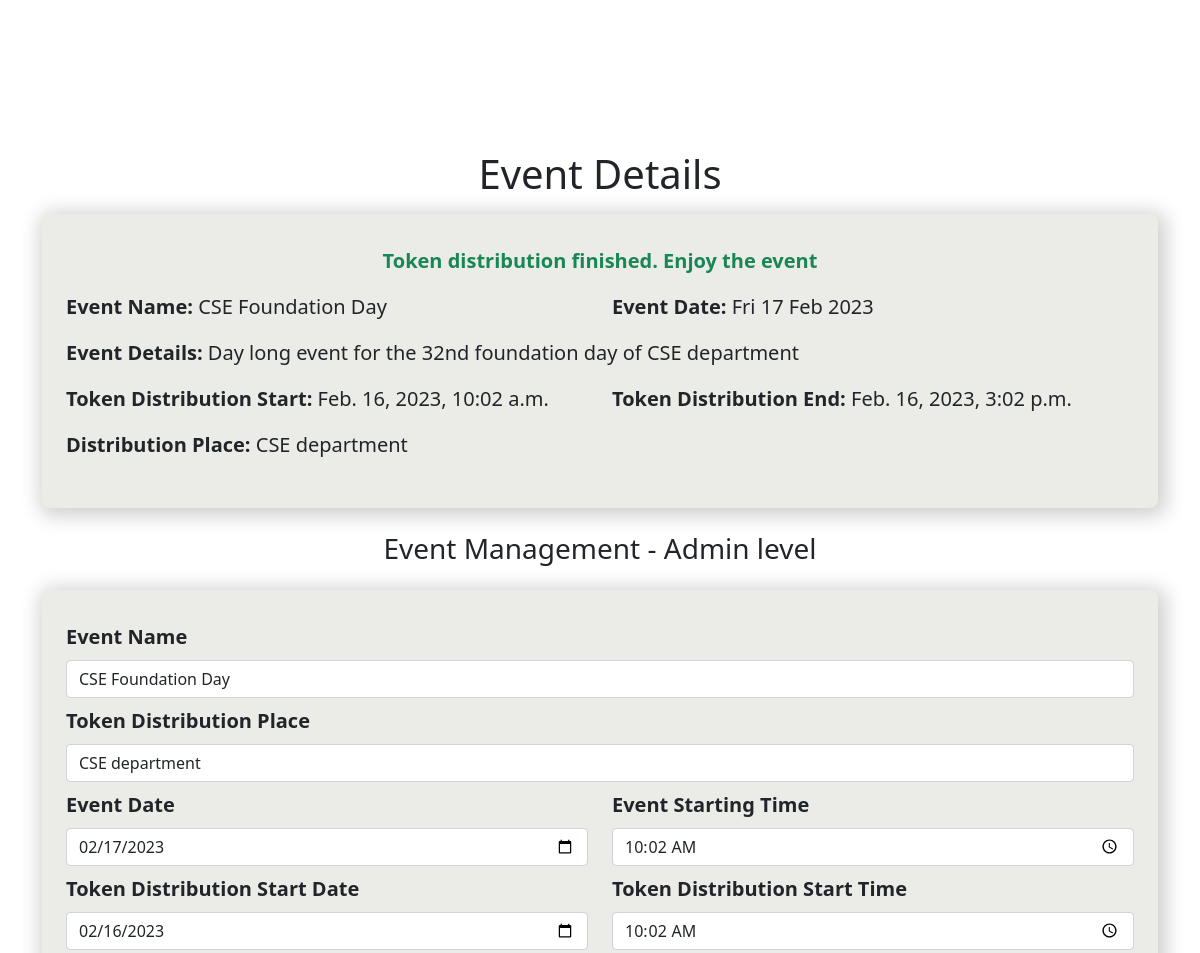
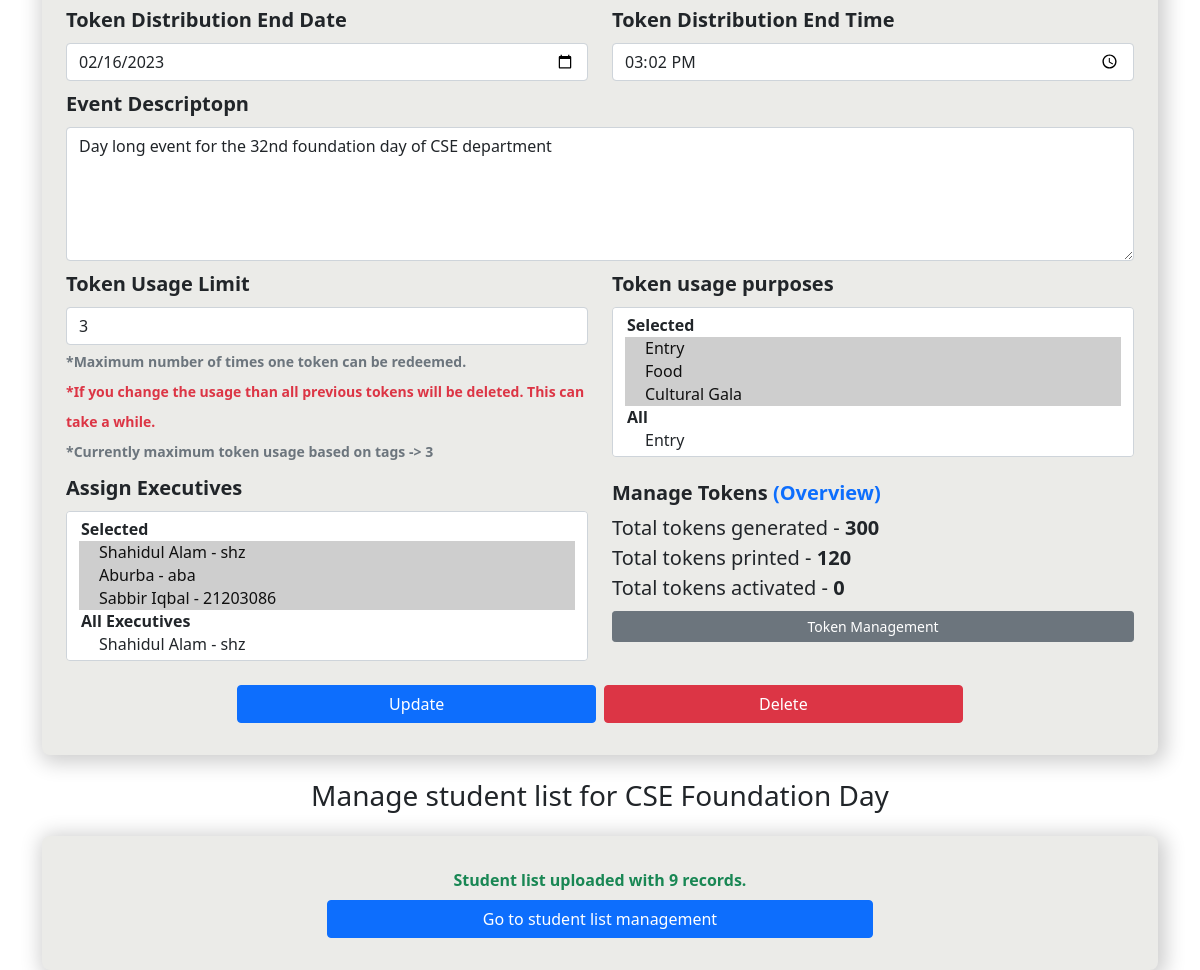
/event/1 (signed in), run on the app's committed database (2 pictures, top to bottom).
### tokens/models.py (models this page shows, shortened)
class Event(models.Model):
    name = models.CharField(_("Event"),max_length=50,null=True,blank=True)
    created_date = models.DateTimeField(default=now)
    event_date = models.DateTimeField(_("Event Date"),null=True,blank=True)
    token_dist_start = models.DateTimeField(_("Token Distribution Start"),null=True,blank=True)
    token_dist_end = models.DateTimeField(_("Token Distribution End"),null=True,blank=True)
    token_usage = models.IntegerField(_("Token Usage Limit"),default=0)
    tags = models.ManyToManyField(Tag,blank=True)
    distribution_place = models.CharField(_("Distribution"),max_length=100,null=True,blank=True)
    desc = models.TextField(_("Description"),null=True,blank=True)
    @property
    def get_tags(self):
        tags = self.tags.all()
        return tags
    @property
    def get_tokens(self):
        tokens = self.token_set.all()
        return tokens
    @property
    def get_printed_tokens(self):
        tokens = self.token_set.filter(is_printed=True)
        return tokens
    @property
    def get_activated_tokens(self):
        tokens = self.token_set.filter(is_activated=True)
        return tokens

### token_dist/views.py (the view, shortened to what this page needs)
# urls.py: path('event/<int:pk>',views.event, name="event_details"),
def event(request, pk):
    user = request.user
    event = Event.objects.get(id=pk)
    token_status = "Token distribution has not started yet. Stay Tuned"
    current_date = now()
    current_date = int(current_date.strftime('%Y%m%d%H%M'))
    end_event = event.event_date
    end_event = int(end_event.strftime('%Y%m%d%H%M'))
    if current_date > end_event:
        token_status = "Event Finished. Thanks for your co-operation"
    else:
        try:
            start_date = event.token_dist_start
            end_date = event.token_dist_end
            place = event.distribution_place
            start_date = int(start_date.strftime('%Y%m%d%H%M'))
            end_date = int(end_date.strftime('%Y%m%d%H%M'))
            if current_date >= start_date and current_date <= end_date:
                token_status = "Token distribution started. Collect the token from " + place
            elif current_date < start_date:
                pass
            elif current_date > end_date:
                token_status = "Token distribution finished. Enjoy the event"
        except:
            pass
    context = {
            "event": event,
            "token_status": token_status
        }
    if user.is_authenticated:
        if user.is_admin:
            tags = Tag.objects.all()
            users = User.objects.all().exclude(is_admin=True)
            epall = EventPermission.objects.filter(event=event)
            stu_list = StudentList.objects.filter(event = event).count()
            context["tags"] = tags
            context["users"] = users
            context["epall"] = epall
            context["stu_list"] = stu_list
            return render(request, "event_admin.html", context)
    else:
        return render(request, "event.html", context)

### templates/event_admin.html (shortened to what this page needs)
{% extends 'base.html' %}
{% load static %}
{% block body %}
<div class="main">
    <div class="container">
        <h1 class="title_header">Event Details</h1>
        <div class="main_body px-4">
            <div class="row text-lg-center">
                <p class="text-success fw-bold lead">{{token_status}}</p>
            </div>
            <div class="row">
                <div class="col-lg-6">
                    <p class="fw-bold lead">Event Name: <span class="lead fw-normal">{{event.name}}</span></p>
                </div>
                <div class="col-lg-6">
                    <p class="fw-bold lead">Event Date:
                        <span class="lead fw-normal">
                            {% if event.event_date is not null %}
                            {{event.event_date|date:"D d M Y"}}
                            {% else %}
                            TBD
                            {% endif %}
                        </span>
                    </p>
                </div>
            </div>
            <div class="row">
                <p class="fw-bold lead">Event Details:
                    <span class="lead fw-normal">
                        {% if event.desc is not null %}
                        {{event.desc}}
                        {% else %}
                        TBD
                        {% endif %}
                    </span>
                </p>
            </div>
            <div class="row">
                <div class="col-lg-6">
                    <p class="fw-bold lead">Token Distribution Start:
                        <span class="lead fw-normal">
                            {% if event.token_dist_start is not null %}
                            {{event.token_dist_start}}
                            {% else %}
                            TBD
                            {% endif %}
                        </span>
                    </p>
                </div>
                <div class="col-lg-6">
                    <p class="fw-bold lead">Token Distribution End:
                        <span class="lead fw-normal">
                        {% if event.token_dist_end is not null %}
                        {{event.token_dist_end}}
                        {% else %}
                        TBD
                        {% endif %}
                        </span>
                    </p>
                </div>
            </div>
            <div class="row">
                <p class="fw-bold lead">Distribution Place:
                    <span class="fw-normal lead">
                        {% if event.distribution_place is not null %}
                        {{event.distribution_place}}
                        {% else %}
                        TBD
                        {% endif %}
                    </span>
                </p>
            </div>
        </div>
        <h3 class="mt-4 text-center">Event Management - Admin level</h3>
        <div class="main_body mt-4 px-4">
            <form method="post" id="event_update_form" action="/event_update/" enctype='multipart/form-data'>
                <div class="row">
                    <div class="lead fw-normal">
                        <label for="name" class="form-label fw-bold">Event Name</label>
                        <input type="text" class="form-control" id="name" name="name" value="{{event.name}}">
                    </div>
                </div>
                <div class="row mt-2">
                    <div class="lead">
                        <label for="place" class="form-label fw-bold">Token Distribution Place</label>
                        <input type="text" class="form-control" id="place" name="place" value="{{event.distribution_place}}">
                    </div>
                </div>
                <div class="row mt-2">
                    <div class="col-md-6 lead">
                        <label for="date" class="form-label fw-bold">Event Date</label>
                        <input type="date" class="form-control" id="date" name="date" value="{{event.event_date|date:'Y-m-d'}}">
                    </div>
                    <div class="col-md-6 lead">
                        <label for="time" class="form-label fw-bold">Event Starting Time</label>
                        <input type="time" class="form-control" id="time" name="time" value="{{event.event_date|date:'H:m'}}">
                    </div>
                </div>
                <div class="row mt-2">
                    <div class="col-md-6 lead">
                        <label for="token_start_date" class="form-label fw-bold">Token Distribution Start Date</label>
                        <input type="date" class="form-control" id="token_start_date" name="token_start_date" value="{{event.token_dist_start|date:'Y-m-d'}}">
                    </div>
                    <div class="col-md-6 lead">
                        <label for="token_start_time" class="form-label fw-bold">Token Distribution Start Time</label>
                        <input type="time" class="form-control" id="token_start_time" name="token_start_time" value="{{event.token_dist_start|date:'H:m'}}">
                    </div>
                </div>
                <div class="row mt-2">
                    <div class="col-md-6 lead">
                        <label for="token_end_date" class="form-label fw-bold">Token Distribution End Date</label>
                        <input type="date" class="form-control" id="token_end_date" name="token_end_date" value="{{event.token_dist_end|date:'Y-m-d'}}">
                    </div>
                    <div class="col-md-6 lead">
                        <label for="token_end_time" class="form-label fw-bold">Token Distribution End Time</label>
                        <input type="time" class="form-control" id="token_end_time" name="token_end_time" value="{{event.token_dist_end|date:'H:m'}}">
                    </div>
                </div>
                <div class="row mt-2">
                    <div class="lead">
                        <label for="desc" class="form-label fw-bold">Event Descriptopn</label>
                        <textarea name="desc" id="desc" rows="5" class="form-control">{{event.desc}}</textarea>
                    </div>
                </div>
                <div class="row mt-2">
                    <div class="lead col-md-6">
                        <label for="usage" class="form-label fw-bold">Token Usage Limit</label>
                        <input type="number" class="form-control" value="{{event.token_usage}}" id="usage" name="usage">
                        <span class="fw-bold text-secondary" style="font-size: 14px;">*Maximum number of times one token can be redeemed.</span>
                        <br>
                        <span class="fw-bold text-danger" style="font-size: 14px;">*If you change the usage than all previous tokens will be deleted. This can take a while.</span>
                        <br>
                        <span class="fw-bold text-secondary" style="font-size: 14px;">*Currently maximum token usage based on tags -> {{tags.count}}</span>
                    </div>
                    <div class="lead col-md-6">
                        <label for="tags" class="form-label fw-bold">Token usage purposes</label>
                        <select class="form-select" aria-label="Usage Purposes" id="tags" name="tags" multiple>
                            <optgroup label="Selected">
                                {% if event.get_tags.count > 0 %}
                                    {% for tag in event.get_tags %}
                                        <option selected value="{{tag.id}}">{{tag.name}}</option>
                                    {% endfor %}
                                    {% else %}
                                    <option value="None" >No Tags Selected</option>
                                {% endif %}
                                </optgroup>
                                <optgroup label="All">
                                {% for tag in tags %}
                                         <option value="{{tag.id}}">{{tag.name}}</option>
                                {% endfor %}
                                </optgroup>
                          </select>
                    </div>
                </div>
                <div class="row mt-2">
                    <div class="lead col-md-6">
                        <label for="users" class="form-label fw-bold">Assign Executives</label>
                        <select class="form-select" aria-label="Assign Executives" id="users" name="users" multiple>
                            <optgroup label="Selected">
                                {% if epall.count > 0 %}
                                    {% for user in epall%}
                                        <option selected value="{{user.user.id}}">{{user.user.name}} - {{user.user.username}}</option>
                                    {% endfor %}
                                    {% else %}
                                    <option value="None" >No Executive Selected</option>
                                {% endif %}
                                </optgroup>
                                <optgroup label="All Executives">
                                {% for user in users %}
                                         <option value="{{user.id}}">{{user.name}} - {{user.username}}</option>
                                {% endfor %}
                                </optgroup>
                          </select>
                    </div>
                    <div class="lead col-md-6 mt-2">
                        <div class="token_hanlde">
                            <h5 class="fw-bold">Manage Tokens <span class="text-primary">(Overview)</span></h5>
                            <p class="mb-0 fw-normal">Total tokens generated - <span class="fw-bold">{{event.get_tokens.count}}</span> </p>
                            <p class="mb-0 fw-normal">Total tokens printed - <span class="fw-bold">{{event.get_printed_tokens.count}}</span></p>
                            <p class="mb-0 fw-normal">Total tokens activated - <span class="fw-bold">{{event.get_activated_tokens.count}}</span></p>
                            <a href="{% url 'tokens:token_event' event.id%}" class="btn btn-sm btn-secondary w-100 mt-2">Token Management</a>
                        </div>
                    </div>
                </div>
                <div class="row px-2 gap-2 justify-content-center mt-4">
                    <button type="submit" class="btn btn-primary col-lg-4" id="update_btn">Update</button>
                    <button class="btn btn-danger col-lg-4" id="del_btn">Delete</button>
                </div>
            </form>
        </div>
        <h3 class="mt-4 text-center">Manage student list for {{event.name}}</h3>
        <div class="main_body mt-4 px-4">
            <div class="row justify-content-center text-center">
                {% if stu_list > 0 %}
                    <span class="fw-bold text-success">Student list uploaded with {{stu_list}} records.</span>
                    {% else %}
                    <span class="fw-bold text-secondary">Student list not uploaded.</span>
                {% endif %}
                <a href="{% url 'studentlist' event.id %}" class="btn btn-primary col-md-6 mt-2">Go to student list management</a>
            </div>
        </div>
    </div>
</div>
{% endblock body %}

### static/css/style.css (style rules this page uses)
:root { --bg-color: #EBEBE8; }
h1 { text-align: center; }
select { height: 150px; }
.title_header { margin-bottom: 1rem; }
.main { margin-top: 150px; }
.main_body { background: var(--bg-color); padding: 2rem 0; border-radius: 0.5rem; box-shadow: 3px 3px 20px 5px rgba(0, 0, 0, 0.192); }
.row { display: flex; }

### data on the page
Event: name "CSE Foundation Day", event_date "Fri 17 Feb 2023", desc "Day long event for the 32nd foundation day of CSE department", token_dist_start "Feb. 16, 2023, 10:02 a.m.", token_dist_end "Feb. 16, 2023, 3:02 p.m.", distribution_place "CSE department", place "CSE department", date "02/17/2023", time "10:02", token_start_date "02/16/2023", token_start_time "10:02", token_end_date "02/16/2023", token_end_time "15:02", usage "3", get_tokens.count "300", get_printed_tokens.count "120", get_activated_tokens.count "0"

### other printed values
{{ token_status }} "Token distribution finished. Enjoy the event"
{{ tags.count }} "3"
{{ stu_list }} "9"
form field tags "Entry ☑ / Food ☑ / Cultural Gala ☑ / Entry"
form field users "Shahidul Alam - shz ☑ / Aburba - aba ☑ / Sabbir Iqbal - 21203086 ☑ / Shahidul Alam - shz"
